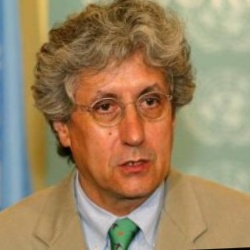
#> input picture data/raw/Adolfo_Aguilar_Zinser/Adolfo_Aguilar_Zinser_0001.jpg, 250 x 250 px, found by its file name; its folder holds only this picture in this run
$ python 01_dataset_prep.py
#> lines starting #> are read from the running program, lines starting #| are printed output that depends on the picture
import os
import pandas as pd
import shutil
from sklearn.model_selection import train_test_split
from pathlib import Path
import cv2
import numpy as np

DATA_DIR = "data/raw"
TRAIN_DB = "data/train_db"
TEST_SET = "data/test_set"

def scan_dataset():
    """Scan folder structure: person_name/image.jpg"""
    records = []
    for person in os.listdir(DATA_DIR):
        person_dir = os.path.join(DATA_DIR, person)
        if not os.path.isdir(person_dir):
            continue
        images = [f for f in os.listdir(person_dir)
                 if f.lower().endswith(('.jpg', '.jpeg', '.png'))]
        for img in images:
            records.append({
                "person": person,
                "img_path": os.path.join(person_dir, img),
                "img_name": img
            })
#> pass 2 of the loop in scan_dataset, `for person in os.listdir(DATA_DIR):`:
    df = pd.DataFrame(records)
    print(f"Total images: {len(df)}")
    print(f"Persons with 1 image: {(df.groupby('person').size() == 1).sum()}")
    print(f"Persons with 2+ images: {(df.groupby('person').size() >= 2).sum()}")
    return df

def split_dataset(df):
    """80/20 split, respecting single-image persons"""
    single_img_persons = df[df.groupby('person')['person'].transform('size') == 1]
    multi_img_persons = df[df.groupby('person')['person'].transform('size') >= 2]

    # Single image persons → all to train (for db coverage)
    train_single = single_img_persons

    # Multi-image: 80/20 split
    train_multi_list, test_list = [], []
    for person, group in multi_img_persons.groupby('person'):
        if len(group) >= 2:
            train_g, test_g = train_test_split(group, test_size=0.2, random_state=42)
            train_multi_list.append(train_g)
            test_list.append(test_g)

    train_df = pd.concat([train_single] + train_multi_list).reset_index(drop=True)
    test_df = pd.concat(test_list).reset_index(drop=True)

    print(f"Train: {len(train_df)} images, Test: {len(test_df)} images")
    return train_df, test_df

def copy_files(df, target_base, prefix=""):
    """Copy images maintaining person folders"""
#> called with target_base = 'data/test_set', prefix = ''
    os.makedirs(target_base, exist_ok=True)
    for _, row in df.iterrows():
        person_dir = os.path.join(target_base, row['person'])
        os.makedirs(person_dir, exist_ok=True)
        target_path = os.path.join(person_dir, f"{prefix}{row['img_name']}")
        shutil.copy2(row['img_path'], target_path)

def augment_train(train_df):
    """Augment training images (rotation, flip, brightness)"""
    aug_dir = TRAIN_DB
    aug_count = 0

    for _, row in train_df.iterrows():
        img_path = row['img_path']
        person = row['person']
        img_name = row['img_name']

        img = cv2.imread(img_path)
#> img is the input picture: shape (250, 250, 3); mean B, G, R 99.1, 133.1, 156.7
        if img is None:
            continue

        person_dir = os.path.join(aug_dir, person)
        os.makedirs(person_dir, exist_ok=True)

        # Original
        shutil.copy2(img_path, os.path.join(person_dir, img_name))

        # Flip
        flip = cv2.flip(img, 1)
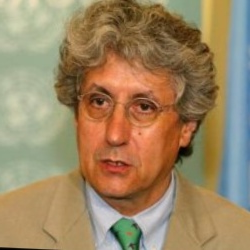
#> flip: shape (250, 250, 3); mean B, G, R 99.1, 133.1, 156.7
        cv2.imwrite(os.path.join(person_dir, f"flip_{img_name}"), flip)
        aug_count += 1

        # Rotate +5°
        h, w = img.shape[:2]
#> h = 250; w = 250
        M = cv2.getRotationMatrix2D((w//2, h//2), 5, 1.0)
        rot = cv2.warpAffine(img, M, (w, h))
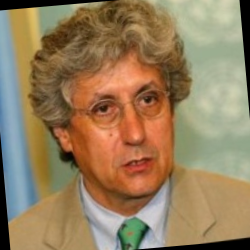
#> rot: shape (250, 250, 3); mean B, G, R 93.6, 126.6, 150.2
        cv2.imwrite(os.path.join(person_dir, f"rot5_{img_name}"), rot)
        aug_count += 1

        # Brightness
        bright = cv2.convertScaleAbs(img, alpha=1.2, beta=10)
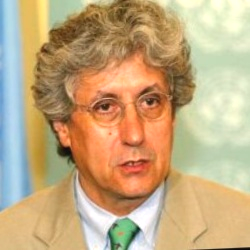
#> bright: shape (250, 250, 3); mean B, G, R 129, 169.7, 196.6
        cv2.imwrite(os.path.join(person_dir, f"bright_{img_name}"), bright)
        aug_count += 1
#> pass 2 of the loop in augment_train, `for _, row in train_df.iterrows():`:
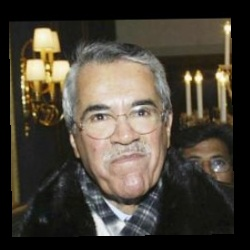
#> input picture data/raw/Ali_Naimi/Ali_Naimi_0005.jpg, 250 x 250 px, found by its file name
#> in augment_train, img is the input picture: shape (250, 250, 3); mean B, G, R 56.3, 67.1, 73.9
#> in augment_train, `flip = cv2.flip(img, 1)`:
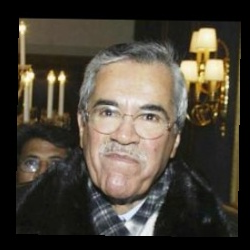
#> flip: shape (250, 250, 3); mean B, G, R 56.3, 67.1, 73.9
#> in augment_train, `bright = cv2.convertScaleAbs(img, alpha=1.2, beta=10)`:
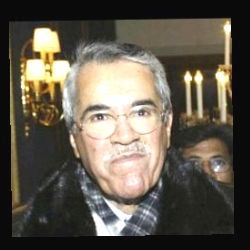
#> bright: shape (250, 250, 3); mean B, G, R 77.3, 89.6, 96.5
#> pass 3 of the loop in augment_train, `for _, row in train_df.iterrows():`:
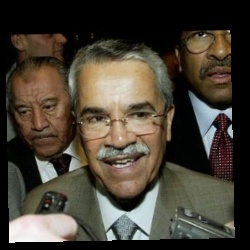
#> input picture data/raw/Ali_Naimi/Ali_Naimi_0008.jpg, 250 x 250 px, found by its file name
#> in augment_train, img is the input picture: shape (250, 250, 3); mean B, G, R 53.1, 64.5, 71.4
#> in augment_train, `flip = cv2.flip(img, 1)`:
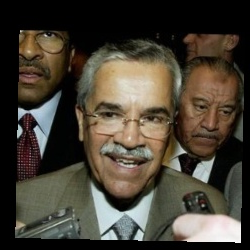
#> flip: shape (250, 250, 3); mean B, G, R 53.1, 64.5, 71.4
#> in augment_train, `bright = cv2.convertScaleAbs(img, alpha=1.2, beta=10)`:
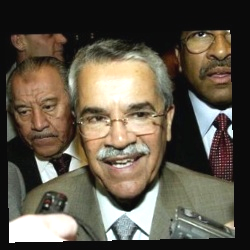
#> bright: shape (250, 250, 3); mean B, G, R 73, 86.6, 94.6

    print(f"Created {aug_count} augmented images")

if __name__ == "__main__":
    df = scan_dataset()
    train_df, test_df = split_dataset(df)

    # Copy test set
    copy_files(test_df, TEST_SET)

    # Copy + augment train set (creates DeepFace-ready db)
    copy_files(train_df, TRAIN_DB)
    augment_train(train_df)

    # Save metadata
    train_df.to_csv("data/train_metadata.csv", index=False)
    test_df.to_csv("data/test_metadata.csv", index=False)
    print("✅ Dataset preparation complete!")
